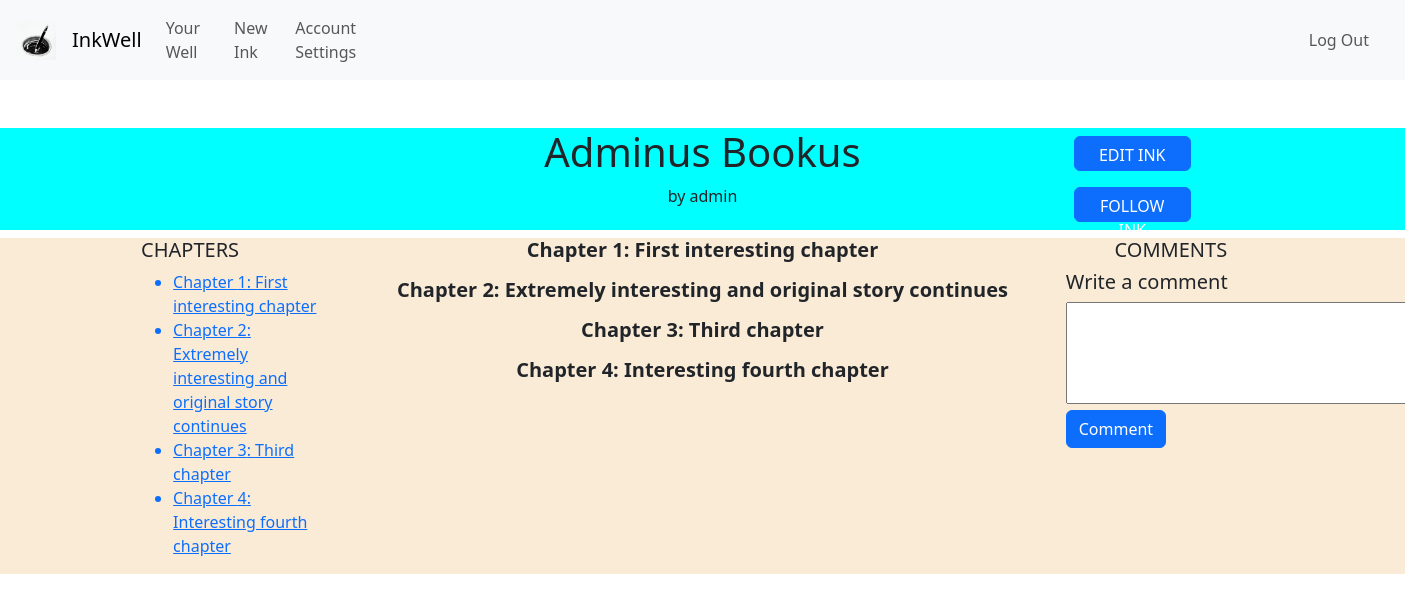
Page /ink_view/6 (signed in) on the earlier database version.
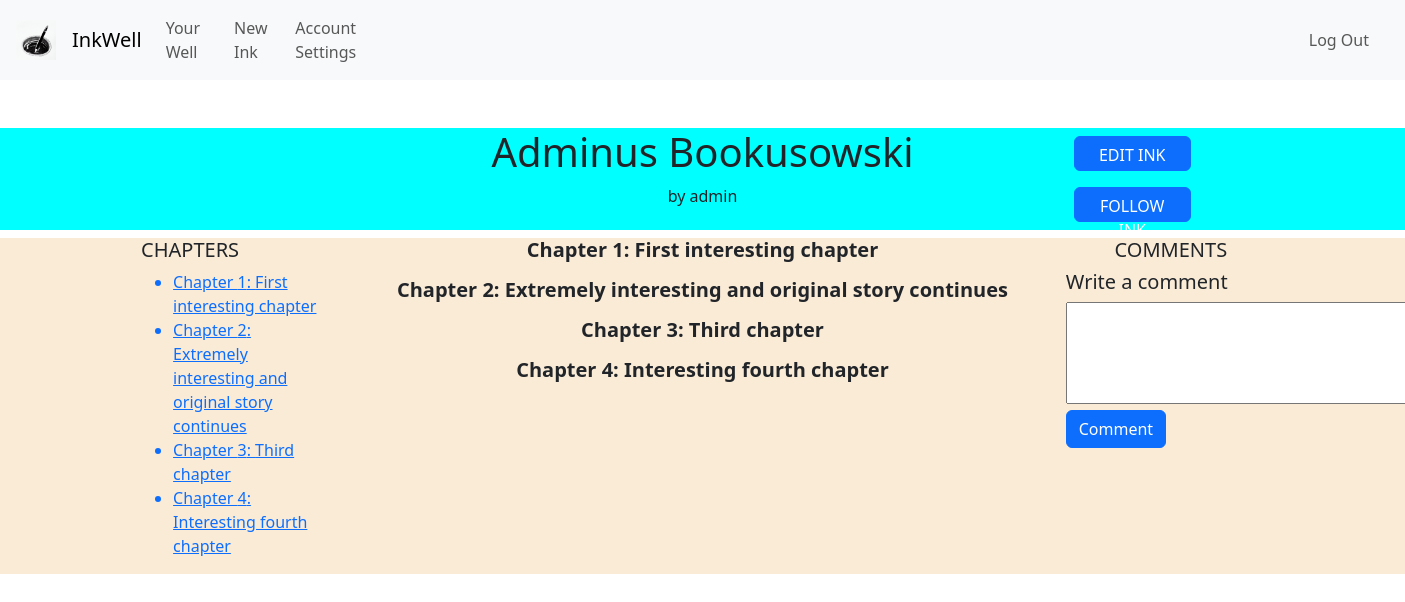
Same page on the later database version.
### inkwell/models.py (models this page shows, shortened)
class Ink(models.Model):
    wellOrigin = models.ForeignKey(Well, on_delete=models.CASCADE, related_name="well_pk", default="")
    inkOwner = models.ForeignKey(User, on_delete=models.CASCADE, related_name="ink_owner", default="")
    coAuthors = models.ManyToManyField(User, related_name="CoAuthors",blank=True)
    privateStatus = models.BooleanField(default=False)
    updateStatus = models.BooleanField(default=False) # If the Ink is edited at least once, this changes to true
    ink_following = models.ManyToManyField(User, related_name="ink_following",blank=True)
    genre = models.CharField(max_length=64, default="")
    description = models.CharField(max_length=500, default="")
    title = models.CharField(max_length=64, default="")
    content = models.TextField()
    views = models.PositiveBigIntegerField(default=0)
    letterCount = models.PositiveBigIntegerField(default=0)
    creation_date = models.DateTimeField(default=timezone.now, editable=False)

class User(AbstractUser):
    about = models.CharField(max_length=250, default="")
    profilePicture = models.ImageField(upload_to='', blank=True, null=True)
    coAuthorRequests = models.PositiveIntegerField(default=0)
    def __str__(self):
        return f"{self.username}"

### inkwell/views.py (the view)
# urls.py: path('ink_view/<int:inkID>', views.ink_view, name='ink_view'),
def ink_view(request, inkID):
    viewedInk = Ink.objects.get(id=inkID)
    chapters = Chapter.objects.filter(chapterInkOrigin=viewedInk).order_by("chapterNumber")
    current_user = User.objects.get(pk=request.user.pk)
    following_check = False
    try:
        ink_followed = Ink.objects.get(ink_following=current_user)
        if ink_followed:
            following_check = True
    except Ink.DoesNotExist:
        pass
    comments = Comment.objects.filter(commentInkOrigin=viewedInk)
    if request.method == "POST":
        if "commentContents" in request.POST:
            commentContents = request.POST.get("commentContents")
            new_comment = Comment(content=commentContents, commentInkOrigin=viewedInk, commentAuthor=current_user)
            new_comment.save()
            time.sleep(1)
    return render(request, "inkwell/ink_view.html", {
        "ink": viewedInk,
        "chapters": chapters,
        "following_check": following_check,
        "comments": comments
    })

### inkwell/templates/inkwell/ink_view.html (shortened to what this page needs)
{% extends "inkwell/layout.html" %}
{% block body %}
<div class="container-flex inkViewContainer">
    <div class="row mt-5 d-flex justify-content-center upperRowInkView">
        <div class="col-2">
        </div>
        <div class="col-6 inkViewTitleColumn">
            <h1 class="text-center title">{{ ink.title }}</h1>
            <span class="author-credit text-center">by {{ ink.inkOwner }}</span>
        </div>
        <div class="col-2 inkViewButtonsColumn">
            <a href="{% url 'edit_ink' inkID=ink.id %}"><button class="btn btn-primary">EDIT INK</button></a>
            <button class="btn btn-primary" id="followBtn" type="submit" onclick="followInk('followInk')">FOLLOW INK</button>
        </div>
    </div>
    <div class="row mt-2 d-flex justify-content-center lowerRowInkView">
        <div class="col-2">
            <div class="container">
                <h5 class="text-start">CHAPTERS</h5>
                <ul>
                    {% for chapter in chapters %}
                        <a href="#anchorChapter{{ chapter.chapterNumber }}"><li>Chapter {{ chapter.chapterNumber }}: {{ chapter.chapterTitle }}</li></a>
                    {% endfor %}
                </ul>
            </div>
        </div>
        <div class="col-6 inkViewContents">
            {% for chapter in chapters %}
            <div id="anchorChapter{{chapter.chapterNumber}}">
                <h5 class="text-center lead chapterTitle">Chapter {{ chapter.chapterNumber}}: {{chapter.chapterTitle}}</h5>
            </div>
            {% endfor %}
        </div>
        <div class="col-2 inkViewCommentsAndEditNotes">
            <h5 class="text-center">COMMENTS</h5>
            <form class="form" action="{% url 'ink_view' inkID=ink.id %}" method="post" name="commentForm">
                <h5 class="lead">Write a comment</h5>
                <textarea class="commentContents" rows="4" cols="50" name="commentContents"></textarea>
                <button class="btn btn-primary" type="submit">Comment</button>
            </form>
        </div>
    </div>
</div>
{% endblock%}

Differences in the rows shown:
changed Ink "admin": title "Adminus Bookus" → "Adminus Bookusowski"
